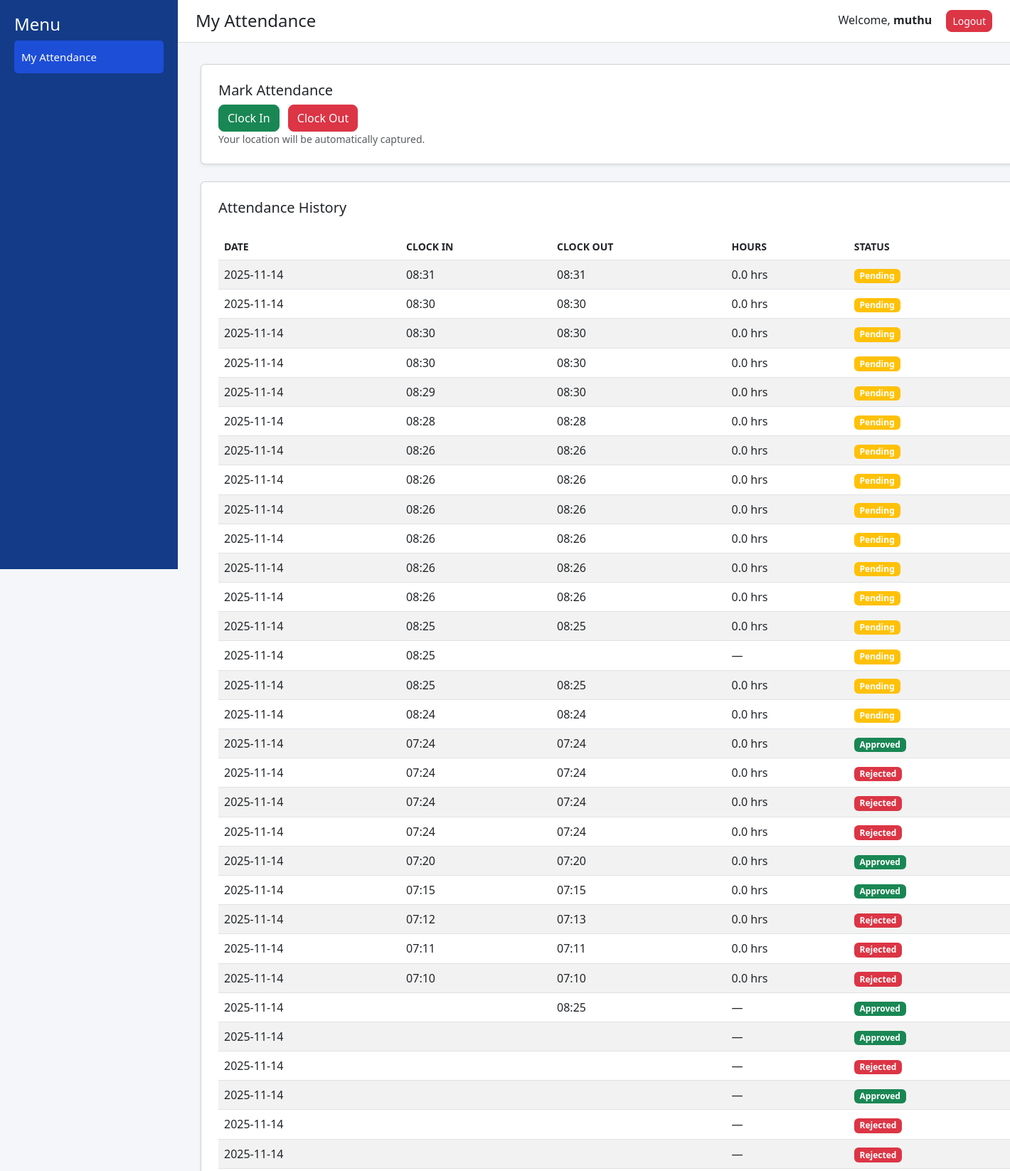
The app's page /accounts/attendance/ (signed in, upper part) with its own data.
### accounts/models.py (models this page shows, shortened)
class User(AbstractUser):
    ROLE_CHOICES = [
        ('admin', 'Admin'),
        ('supervisor', 'Supervisor'),
        ('electrician', 'Electrician'),
        ('storekeeper', 'Storekeeper'),
    ]
    role = models.CharField(max_length=20, choices=ROLE_CHOICES, default='electrician')
    site_location = models.CharField(max_length=255, blank=True, null=True)

class Attendance(models.Model):
    STATUS_CHOICES = [
        ('pending', 'Pending'),
        ('approved', 'Approved'),
        ('rejected', 'Rejected'),
    ]
    ATTENDANCE_TYPE = [
        ('present', 'Present'),
        ('absent', 'Absent'),
        ('leave', 'Leave'),
    ]
    user = models.ForeignKey(User, on_delete=models.CASCADE)
    clock_in = models.DateTimeField(null=True, blank=True)
    clock_out = models.DateTimeField(null=True, blank=True)
    total_hours = models.FloatField(null=True, blank=True)
    attendance_type = models.CharField(max_length=20, choices=ATTENDANCE_TYPE, default='present')
    status = models.CharField(max_length=20, choices=STATUS_CHOICES, default='pending')
    latitude = models.FloatField(null=True, blank=True)
    longitude = models.FloatField(null=True, blank=True)
    timestamp = models.DateTimeField(auto_now_add=True)
    def hours_worked(self):
        if self.clock_in and self.clock_out:
            diff = self.clock_out - self.clock_in
            return round(diff.total_seconds() / 3600, 2)
        return None

### accounts/views.py (the view, shortened to what this page needs)
# urls.py: path("attendance/", attendance_view, name="attendance"),
@login_required
def attendance_view(request):
    user = request.user
    if user.role in ["admin", "supervisor"]:
        messages.info(request, "Admins and supervisors cannot mark attendance.")
        return redirect("accounts:attendance_manage")
    attendance_records = Attendance.objects.filter(user=user).order_by("-id")
    return render(
        request,
        "accounts/attendance.html",
        {"attendance": attendance_records}  # ✅ Correct variable name
    )

### accounts/templates/accounts/attendance.html (shortened to what this page needs)
<!DOCTYPE html>
<html lang="en">
<head>
    <link href="https://cdn.jsdelivr.net/npm/bootstrap@5.3.0/dist/css/bootstrap.min.css" rel="stylesheet">
</head>
<body>
<div class="sidebar">
    <h4>Menu</h4>
    <a href="/accounts/attendance/" class="active">My Attendance</a>
</div>
<div class="topbar d-flex justify-content-between align-items-center">
    <h4 class="m-0">My Attendance</h4>
    <div>
        Welcome, <b>{{ request.user.username }}</b>
        <a href="/accounts/logout/" class="btn btn-danger btn-sm ms-3">Logout</a>
    </div>
</div>
<div class="container" style="margin-left: 270px; margin-top: 30px;">
    <div class="card shadow-sm p-4 mb-4">
        <h5>Mark Attendance</h5>
        <form method="POST" id="attendanceForm">
            <button type="submit" name="action" value="clock_in" class="btn btn-success me-2">Clock In</button>
            <button type="submit" name="action" value="clock_out" class="btn btn-danger">Clock Out</button>
        </form>
        <small class="text-muted">Your location will be automatically captured.</small>
    </div>
    <div class="card shadow-sm p-4">
        <h5>Attendance History</h5>
        <table class="table table-striped mt-3">
            <thead>
                <tr class="text-uppercase text-muted small">
                    <th>Date</th>
                    <th>Clock In</th>
                    <th>Clock Out</th>
                    <th>Hours</th>
                    <th>Status</th>
                </tr>
            </thead>
            <tbody>
                {% for record in attendance %}
                <tr>
                    <td>
                        {% if record.date %}
                        {{ record.date|date:"Y-m-d" }}
                        {% elif record.timestamp %}
                        {{ record.timestamp|date:"Y-m-d" }}
                        {% else %}
                           —
                        {% endif %}
                    </td>
                    <td>{{ record.clock_in|date:"H:i" }}</td>
                    <td>{{ record.clock_out|date:"H:i" }}</td>
                    <td>
                        {% if record.clock_in and record.clock_out %}
                        {{ record.hours_worked }} hrs
                        {% else %}
                            —
                        {% endif %}
                    </td>
                    <td>
                        <span class="badge
                            {% if record.status == 'approved' %}bg-success
                            {% elif record.status == 'rejected' %}bg-danger
                            {% else %}bg-warning{% endif %}">
                            {{ record.status|title }}
                        </span>
                    </td>
                </tr>
                {% empty %}
                <tr><td colspan="5" class="text-center text-muted">No records yet.</td></tr>
                {% endfor %}
            </tbody>
        </table>
    </div>
</div>
</body>
</html>

### accounts/templates/accounts/attendance.html (style rules this page uses)
body { background: #f4f6f9; }
.sidebar { width: 250px; height: 100vh; background: #133B88; padding: 20px; color: white; position: fixed; top: 0; left: 0; }
.sidebar a { display: block; color: white; padding: 12px 10px; margin-bottom: 5px; text-decoration: none; border-radius: 5px; font-size: 15px; }
.sidebar a.active, .sidebar a:hover { background: #1D4ED8; }
.topbar { height: 60px; background: white; padding: 15px 25px; border-bottom: 1px solid #ddd; margin-left: 250px; }
.btn { border-radius: 8px; }

### records on screen
User: user.username "muthu"
Attendance: timestamp "2025-11-14", clock_in "08:31", clock_out "08:31", hours_worked "0.0", status "Pending"
Attendance: timestamp "2025-11-14", clock_in "08:30", clock_out "08:30", hours_worked "0.0", status "Pending"
Attendance: timestamp "2025-11-14", clock_in "08:30", clock_out "08:30", hours_worked "0.0", status "Pending"
Attendance: timestamp "2025-11-14", clock_in "08:30", clock_out "08:30", hours_worked "0.0", status "Pending"
Attendance: timestamp "2025-11-14", clock_in "08:29", clock_out "08:30", hours_worked "0.0", status "Pending"
Attendance: timestamp "2025-11-14", clock_in "08:28", clock_out "08:28", hours_worked "0.0", status "Pending"
Attendance: timestamp "2025-11-14", clock_in "08:26", clock_out "08:26", hours_worked "0.0", status "Pending"
Attendance: timestamp "2025-11-14", clock_in "08:26", clock_out "08:26", hours_worked "0.0", status "Pending"
Attendance: timestamp "2025-11-14", clock_in "08:26", clock_out "08:26", hours_worked "0.0", status "Pending"
Attendance: timestamp "2025-11-14", clock_in "08:26", clock_out "08:26", hours_worked "0.0", status "Pending"
Attendance: timestamp "2025-11-14", clock_in "08:26", clock_out "08:26", hours_worked "0.0", status "Pending"
Attendance: timestamp "2025-11-14", clock_in "08:26", clock_out "08:26", hours_worked "0.0", status "Pending"
Attendance: timestamp "2025-11-14", clock_in "08:25", clock_out "08:25", hours_worked "0.0", status "Pending"
Attendance: timestamp "2025-11-14", clock_in "08:25", status "Pending"
Attendance: timestamp "2025-11-14", clock_in "08:25", clock_out "08:25", hours_worked "0.0", status "Pending"
Attendance: timestamp "2025-11-14", clock_in "08:24", clock_out "08:24", hours_worked "0.0", status "Pending"
Attendance: timestamp "2025-11-14", clock_in "07:24", clock_out "07:24", hours_worked "0.0", status "Approved"
Attendance: timestamp "2025-11-14", clock_in "07:24", clock_out "07:24", hours_worked "0.0", status "Rejected"
Attendance: timestamp "2025-11-14", clock_in "07:24", clock_out "07:24", hours_worked "0.0", status "Rejected"
Attendance: timestamp "2025-11-14", clock_in "07:24", clock_out "07:24", hours_worked "0.0", status "Rejected"
Attendance: timestamp "2025-11-14", clock_in "07:20", clock_out "07:20", hours_worked "0.0", status "Approved"
Attendance: timestamp "2025-11-14", clock_in "07:15", clock_out "07:15", hours_worked "0.0", status "Approved"
Attendance: timestamp "2025-11-14", clock_in "07:12", clock_out "07:13", hours_worked "0.0", status "Rejected"
Attendance: timestamp "2025-11-14", clock_in "07:11", clock_out "07:11", hours_worked "0.0", status "Rejected"
Attendance: timestamp "2025-11-14", clock_in "07:10", clock_out "07:10", hours_worked "0.0", status "Rejected"
Attendance: timestamp "2025-11-14", clock_out "08:25", status "Approved"
Attendance: timestamp "2025-11-14", status "Approved"
Attendance: timestamp "2025-11-14", status "Rejected"
Attendance: timestamp "2025-11-14", status "Approved"
Attendance: timestamp "2025-11-14", status "Rejected"
Attendance: timestamp "2025-11-14", status "Rejected"
